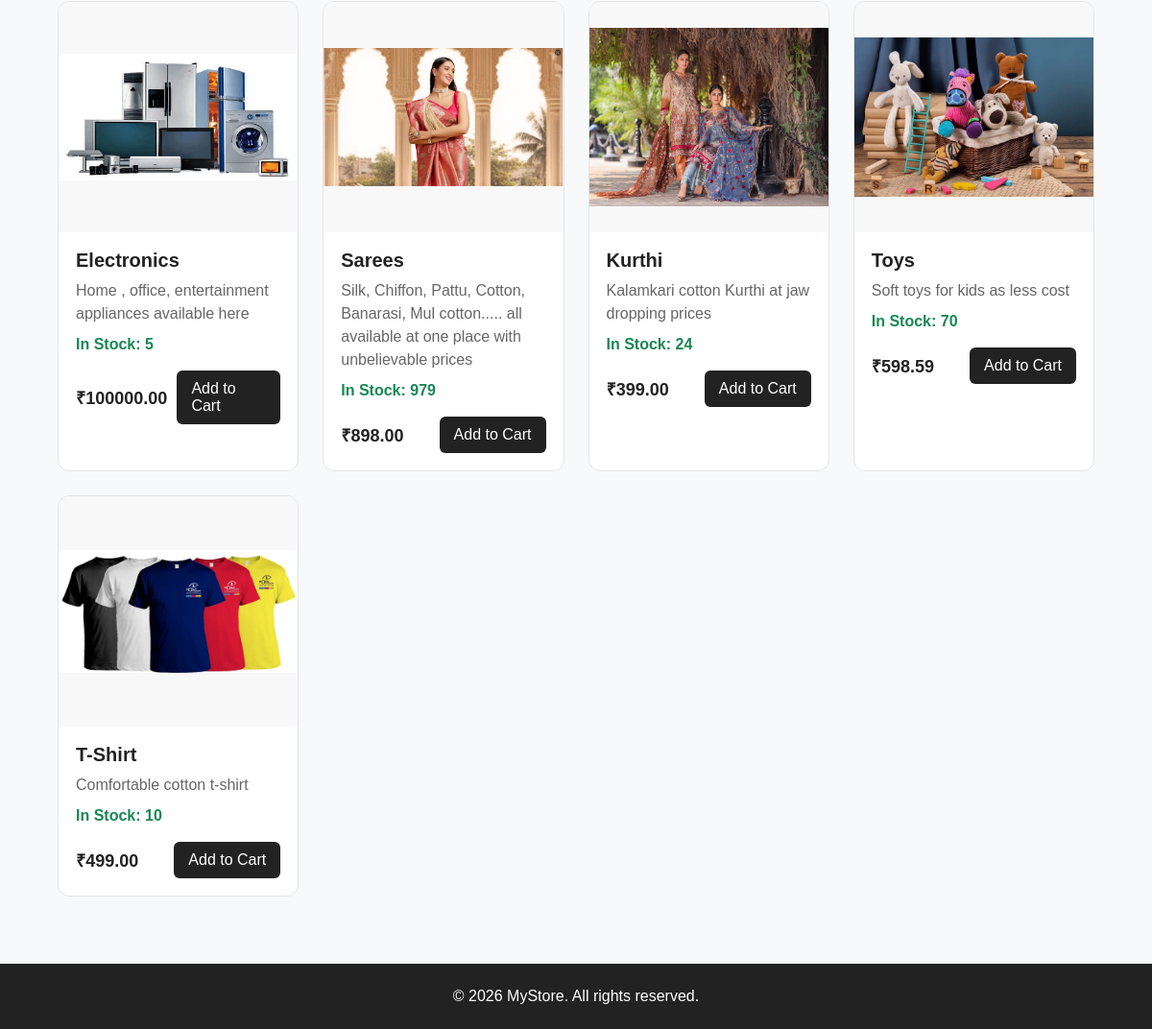
Before: / (lower part) with the older database file.
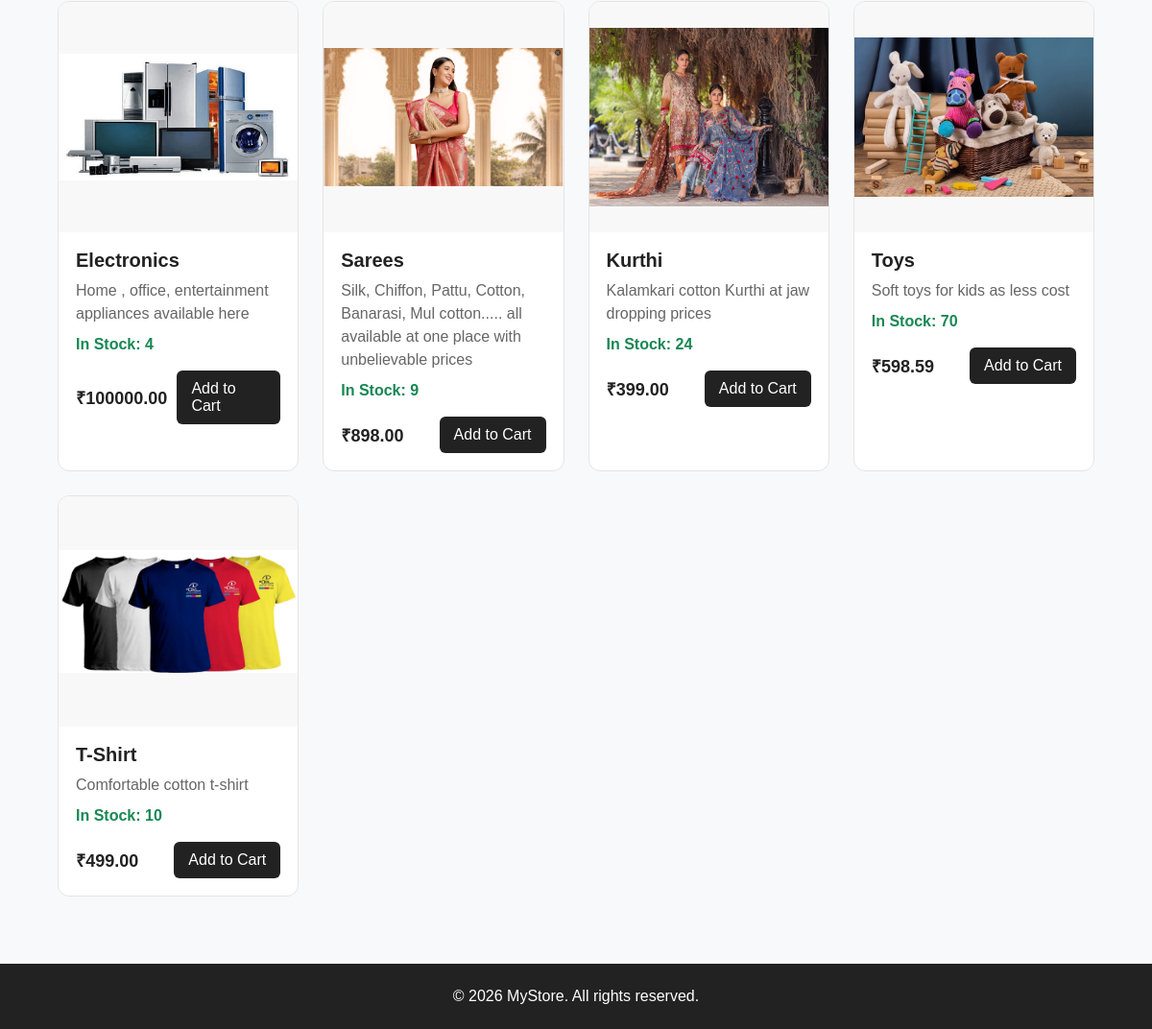
After: the same page with the newer database file.
### store/models.py (models this page shows, shortened)
class Product(models.Model):
    category = models.ForeignKey(
        Category,
        on_delete=models.SET_NULL,
        null=True,
        blank=True,
        related_name='products'
    )
    name = models.CharField(max_length=200)
    description = models.TextField()
    price = models.DecimalField(max_digits=10, decimal_places=2)
    stock = models.PositiveIntegerField(default=0)
    image = models.ImageField(
        upload_to='products/',
        blank=True,
        null=True
    )
    created_at = models.DateTimeField(auto_now_add=True)

### store/views.py (the view)
# urls.py: path('', views.home, name='home'),
def home(request):
    search_query = request.GET.get('search', '')
    if search_query:
        products = Product.objects.filter(
            name__icontains=search_query
        ).order_by('-created_at')
    else:
        products = Product.objects.all().order_by('-created_at')
    cart = request.session.get('cart', {})
    for product in products:
        product.cart_quantity = cart.get(str(product.id), 0)
    return render(request, 'home.html', {
        'products': products,
        'search_query': search_query,
        'categories': Category.objects.all(),
    })

### store/context_processors.py (called while the page is built)
def cart_count(request):
    cart = request.session.get('cart', {})
    count = sum(cart.values())
    return {
        'cart_count': count
    }

### templates/home.html (shortened to what this page needs)
{% extends 'base.html' %}
{% block content %}
<section class="products" id="products">
    <div class="container">
        <div class="product-grid">
            {% for product in products %}
            <div class="product-card">
                <a href="{% url 'product_detail' product.id %}" class="product-link">
    {% if product.image %}
        <img src="{{ product.image.url }}" alt="{{ product.name }}">
    {% else %}
        <div class="product-placeholder">
            No Image
        </div>
    {% endif %}
</a>
                <div class="product-info">
                   <h3>
    <a href="{% url 'product_detail' product.id %}" class="product-name-link">
        {{ product.name }}
    </a>
</h3>
                    <p>{{ product.description }}</p>
                    {% if product.stock > 0 %}
    <p class="stock-available">
        In Stock: {{ product.stock }}
    </p>
{% else %}
    <p class="stock-out">
        Out of Stock
    </p>
{% endif %}
                    <div class="product-bottom">
                        <span class="price">
                            ₹{{ product.price }}
                        </span>
                      {% if product.cart_quantity < product.stock %}
    <a href="{% url 'add_to_cart' product.id %}" class="cart-btn">
        Add to Cart
    </a>
{% else %}
    <span class="cart-btn out-of-stock">
        Out of Stock
    </span>
{% endif %}
                    </div>
                </div>
            </div>
            {% empty %}
            <p>No products available.</p>
            {% endfor %}
        </div>
    </div>
</section>
{% endblock %}

### templates/base.html (shortened to what this page needs)
{% load static %}
<!DOCTYPE html>
<html lang="en">
<head>
<link rel="stylesheet" href="{% static 'css/style.css' %}"></head>
<body>
    <main>
        {% block content %}
        {% endblock %}
    </main>
    <footer class="footer">
        <div class="container">
            <p>© 2026 MyStore. All rights reserved.</p>
        </div>
    </footer>
</body>
</html>

### static/css/style.css (style rules this page uses)
* { margin: 0; padding: 0; box-sizing: border-box; }
body { font-family: Arial, sans-serif; background: #f8f9fa; color: #222; }
a { text-decoration: none; color: inherit; }
.container { width: 90%; max-width: 1200px; margin: auto; }
main { min-height: 80vh; }
.products { padding: 70px 0; background: #f8f9fa; }
.product-grid { display: grid; grid-template-columns: repeat(3, 1fr); gap: 25px; }
.product-card { background: white; border: 1px solid #ddd; border-radius: 12px; overflow: hidden; transition: transform 0.2s ease, box-shadow 0.2s ease; }
.product-card img { width: 100%; height: 220px; object-fit: cover; }
.product-info { padding: 20px; }
.product-info h3 { font-size: 20px; margin-bottom: 10px; }
.product-info p { color: #666; line-height: 1.5; margin-bottom: 20px; }
.product-bottom { display: flex; align-items: center; justify-content: space-between; gap: 10px; }
.price { font-size: 20px; font-weight: bold; }
.footer { background: #222; color: white; text-align: center; padding: 25px 0; }
.cart-btn { display: inline-block; background: #222; color: white; padding: 10px 15px; border-radius: 5px; text-decoration: none; }
.product-link { display: block; text-decoration: none; }
.product-name-link { color: inherit; text-decoration: none; }
.product-grid { display: grid; grid-template-columns: repeat(auto-fit, minmax(240px, 1fr)); gap: 25px; }
.product-card { background: #fff; border: 1px solid #e5e5e5; border-radius: 12px; overflow: hidden; transition: transform 0.2s ease, box-shadow 0.2s ease; }
.product-card img { width: 100%; height: 240px; object-fit: contain; display: block; background: #f8f8f8; }
.product-info { padding: 18px; }
.product-info h3 { margin: 0 0 8px; font-size: 20px; }
.product-info p { margin: 5px 0; color: #666; }
.product-bottom { display: flex; justify-content: space-between; align-items: center; margin-top: 15px; }
.price { font-size: 18px; font-weight: bold; }
.cart-btn { display: inline-block; padding: 10px 15px; background: #222; color: white; text-decoration: none; border-radius: 6px; }
.stock-available { color: #198754 !important; font-weight: 600; margin-top: 8px !important; }

Changed rows visible on the page:
changed Product "Electronics": stock "5" → "4"
changed Product "Sarees": stock "979" → "9"
